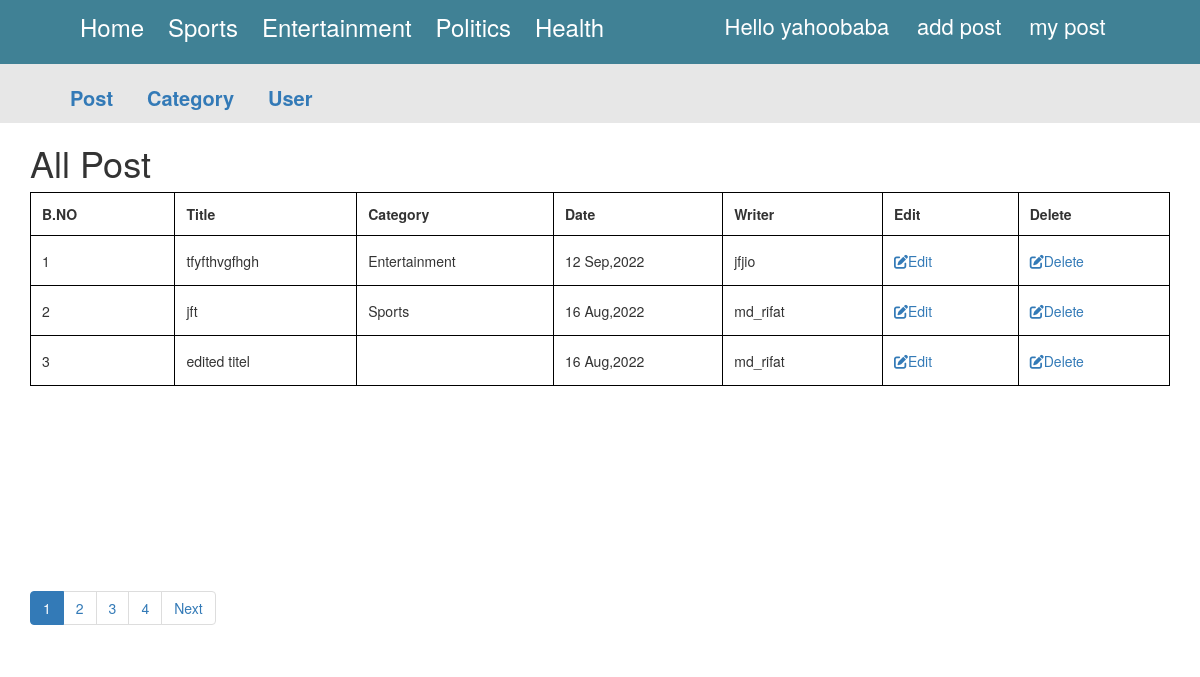
Page /admin/post.php (signed in) on the committed database.
### tables this page shows
CREATE TABLE `post` (
  `post_id` int(11) NOT NULL,
  `title` varchar(100) NOT NULL,
  `description` text NOT NULL,
  `category` varchar(100) NOT NULL,
  `post_date` varchar(50) NOT NULL,
  `author` int(11) NOT NULL,
  `post_img` varchar(100) NOT NULL
);

CREATE TABLE `category` (
  `category_id` int(11) NOT NULL,
  `category_name` varchar(100) NOT NULL,
  `post` int(11) NOT NULL DEFAULT 0
);

CREATE TABLE `user` (
  `user_id` int(10) UNSIGNED NOT NULL,
  `first_name` varchar(30) NOT NULL,
  `last_name` varchar(30) NOT NULL,
  `username` varchar(30) DEFAULT NULL,
  `password` varchar(40) DEFAULT NULL,
  `role` int(11) NOT NULL
);

### admin/post.php (the view, shortened to what this page needs)
<?php
include 'header.php';
if(isset($_SESSION["user_role"])){
?>
<body>
    <div class="admint-content">
        <div class="container">
            <div class="row">
                <div class=" col-md-10">
                    <h1 class="admin-heading">All Post</h1>
                </div>
                <div class="col-md-12">
                    <?php
                    include "conn.php";
                    $limit = 3;
                    if(isset($_GET['page'])){
                        $page = $_GET['page'];
                    }else{
                        $page = 1;
                    }
                    $offset = ($page - 1 ) * $limit;
                    if($_SESSION["user_role"]=="1"){
                        $sql="SELECT post.post_id , post.title , post.description,post.post_date,
                        category.category_name,user.username,post.category FROM post
                        LEFT JOIN category on post.category = category.category_id
                        LEFT JOIN user on post.author=user.user_id
                        ORDER BY post.post_id DESC LIMIT {$offset},{$limit}";
                    }
                    $result = mysqli_query($conn,$sql)or die("Query Failed");
                    if(mysqli_num_rows($result) > 0){
                    ?>
                    <table class="content-table">
                        <thead>
                            <tr>
                                <th>B.NO</th>
                                <th>Title</th>
                                <th>Category</th>
                                <th>Date</th>
                                <th>Writer</th>
                                <th>Edit</th>
                                <th>Delete</th>
                            </tr>
                        </thead>
                        <tbody>
                            <?php
                            $serial = $offset + 1;
                            while($row=mysqli_fetch_assoc($result)){
                            ?>
                            <tr>
                                <td class="id"> <?php echo $serial; ?></td>
                                <td><?php echo $row['title']; ?></td>
                                <td><?php echo $row['category_name']; ?></td>
                                <td><?php echo $row['post_date']; ?></td>
                                <td><?php echo $row['username']; ?></td>
                                <td class = "edit" ><a href="update-post.php?id=<?php echo $row['post_id'];?>"> <i class="fa fa-pen-to-square"></i>Edit</a> </td>
                                <td class = "edit" ><a href="delete-post.php?id=<?php echo $row['post_id'];?> &catid=<?php echo $row["category"]; ?>"> <i class= "fa fa-edit"></i>Delete</a> </td>
                            </tr>
                            <?php
                            $serial++;
                            }
                            ?>
                        </tbody>
                    </table>
                    <?php
                    }
                    else{
                        echo '<h3?>NO Result Found . </h3>';
                    }
                    if($_SESSION["user_role"]=='1'){
                        $sqli="SELECT * FROM post";
                    }else{
                        $sqli = "SELECT *FROM post where author = {$_SESSION['user_id']}";
                    }
                    $results= mysqli_query($conn,$sqli)or die("Query Faield .");
                    if(mysqli_num_rows($results) > 0){
                        $total_records = mysqli_num_rows($results);
                        $total_page=ceil($total_records/$limit);
                        echo "<ul class='pagination admin-pagination'>";
                        for($i=1;$i <=$total_page; $i++){
                            if($i== $page){
                                $active="active";
                            }
                            else{
                                $active="";
                            }
                            echo '<li class="'.$active.'"><a href="post.php?page='.$i.'">'.$i.'</a></li>';
                        }
                        if($total_page > $page){
                            echo '<li><a href="post.php?page='.($page + 1).'">Next</a></li>';
                        }
                        echo '</ul>';
                    }
                    ?>
                </div>
            </div>
        </div>
    </div>
<?php
 }else{
    header("Location: {$hostname}/admin/index.php");
 }
include 'footer.php'
?>

### CSS/style.css (style rules this page uses)
.pagination.admin-pagination { margin-top: 205px; }
.content-table thead tr th { width: 1%; border: 1px solid black; height: 40px; padding: 11px; }
.content-table { border: 1px solid black; }
.content-table tbody tr td { border: 1px solid black; height: 50px; padding: 11px; }

### rows in the picture
post: title "tfyfthvgfhgh", category.category_name "Entertainment", post_date "12 Sep,2022", user.username "jfjio"
post: title "jft", category.category_name "Sports", post_date "16 Aug,2022", user.username "md_rifat"
post: title "edited titel", post_date "16 Aug,2022", user.username "md_rifat"

### other values in the picture
$_SESSION["username"] "yahoobaba"
